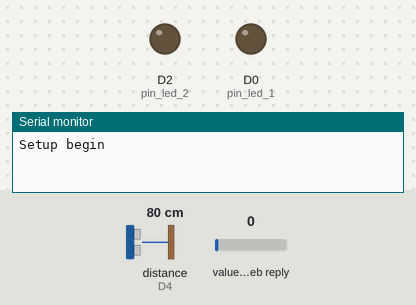
Bench run of a sketch on a simulated ESP8266 (NodeMCU). Parts: output pins drawn as LEDs (lit = HIGH), the last lines printed to the serial monitor. Inputs (shaded band) come from the test bench; at power-on: distance to the obstacle (sensor on D4) 80 cm, value in the web reply 0. The echo pulse lasts 58.3 µs per cm; WiFi joins after 1.5 s; servers stay silent unless stated; web services answer with replies made up by the test bench; pins used as bus, display or sensor lines are not drawn.

Above: at 0.1 s.
At 12.6 s:
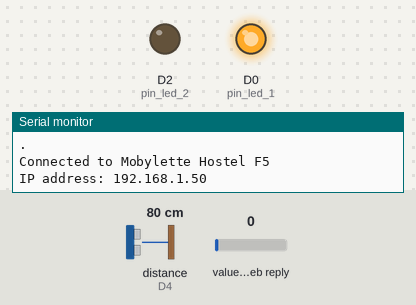
At 13.2 s:
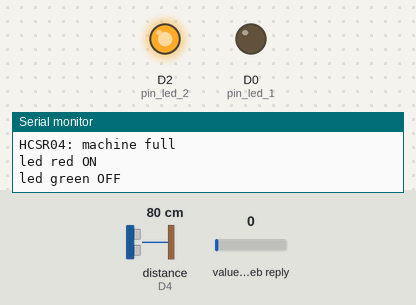
Timing chart, 0 to 14.7 s (numbered marks = the images above):
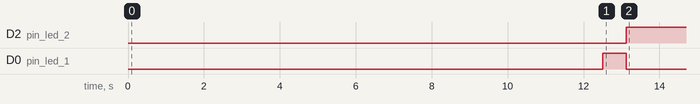

Measured:
- by itself, D2 (pin_led_2): LOW → HIGH at 13.1 s
- by itself, D0 (pin_led_1): HIGH → LOW at 13.1 s

The sketch:

final.ino
```cpp
#include <ThingSpeak.h>
#include <ESP8266WiFi.h>
#include <AccelStepper.h>

// Network parameters
//const char* ssid     = "openlab1";
//const char* password = "phonglab1";
const char* ssid     = "Mobylette Hostel F5";
const char* password = "190mobylette190";

WiFiClient client;

// ThingSpeak information
char TSAddress[] = "api.thingspeak.com";
unsigned long channelID = 508003;
char* readAPIKey = "90C6G3IZQ5SPNPGJ";
char* writeAPIKey = "5CX2PMYHFI0BKZ6U";
unsigned int fieldMachineState = 1;
unsigned int fieldButtonPushed = 2;
unsigned int fieldCycleState = 3;
unsigned int fieldTrapClosed = 4;
unsigned int fieldRemainingTime = 5;

// Distance sensor HC-SR04 parameters
#define pin_trigger D3
#define pin_echo D4
long duration;
int distance;

// Leds parameters
#define pin_led_1 D0         // green
#define pin_led_2 D2         // red

// Button parameter
#define pin_button D1

// Step motor parameters
int motorPin1 = D5;
int motorPin2 = D6;
int motorPin3 = D7;
int motorPin4 = D8;
#define HALFSTEP 8
AccelStepper stepper1(HALFSTEP, motorPin1, motorPin3, motorPin2, motorPin4);

// Constants
/* Reminder about how cycleState work
 *  0 when the machine is full but the user have not choose the cycle time for the moment,
 *  1 when a cycle is in progress (the user ask to start a cycle),
 *  2 when the cycle is finished but the user has not yet opened the machine since the end of the cycle
 *  3 when the machine is not full and the user didn’t ask to start a cycle.
 */
float MachineState;
float TrapClosed;
float CycleState;
float ButtonPushed;
float RemainingTime;

void setup() {
  // initializing serial port with 115200 bauds (to send debug messages to the IDE)
  Serial.begin(115200);
  Serial.println("Setup begin");
  delay(10000);
  connectWifi();

  // initializing the leds
  pinMode(pin_led_1, OUTPUT);
  digitalWrite(pin_led_1, HIGH);
  pinMode(pin_led_2, OUTPUT);
  digitalWrite(pin_led_2, LOW);

  // initializing the pushing button
  pinMode(pin_button,INPUT_PULLUP);
  digitalWrite(pin_button,HIGH);

  // initializing HC SR04
  pinMode(pin_trigger, OUTPUT);
  digitalWrite(pin_trigger, LOW);
  pinMode(pin_echo, INPUT);

  // initializing the stepper
  stepper1.setMaxSpeed(1000.0);
  stepper1.setAcceleration(100.0);
  stepper1.setSpeed(200);
  stepper1.moveTo(13000);

  firstInit();
  Serial.println("End of setup");
}

void loop() {
  /*
   *    IF the machine was not full
   *      green led ON only
   *      IF the machine is now full
   *        publish 1 on TS field MachineState
   *        publish 0 on TS field CycleState
   *        red led ON only
   *    IF cycleState == 1
   *      close the trap
   *      publish 1 on TS field TrapClosed
   *      while Remaining Time > 0
   *        wait
   *      publish 2 on TS field CycleState
   *      when the user push the button
   *      or ask to open the trap with the application
   *        open the trap
   *        publish 0 on TS field TrapClosed
   *        wait for a push of 3s on the button
   *          publish 0 on TS field MachineState
   *          publish 3 on TS field CycleState
   *          green led ON only
   *          restart a the begining of the program
   */
  if (MachineState == 0)  {
    digitalWrite(pin_led_1, HIGH);
    digitalWrite(pin_led_2, LOW);

    int cpt_hcsr = 0;
    if(resultHCSR()!=5) {
      cpt_hcsr++;
      while(resultHCSR()!=5) {
        cpt_hcsr++;
        Serial.println("cpt hcsr04 value : " + String(cpt_hcsr));
        if (cpt_hcsr > 3){
          Serial.println("HCSR04: machine full");
          digitalWrite(pin_led_1, LOW);
          digitalWrite(pin_led_2, HIGH);
          Serial.println("led red ON");
          Serial.println("led green OFF");
          delay(500);
          MachineState = 1.0;
          CycleState = 0.0;
          writeTSData2(channelID, fieldMachineState, 1.0, fieldCycleState, 0.0);
          break;
        }
      }
    }
  }

  CycleState = readTSData(channelID, fieldCycleState);
  if (CycleState==1){
    digitalWrite(pin_led_1, LOW);
    digitalWrite(pin_led_2, HIGH);
    Serial.println("led red ON");
    Serial.println("led green OFF");
    // actionning the motor to close the trap
    stepper1.setMaxSpeed(1000.0);
    stepper1.setAcceleration(100.0);
    stepper1.setSpeed(200);
    stepper1.moveTo(12000);
    Serial.println("...");
    closeTrap();
    while (readTSData(channelID, fieldRemainingTime) == 0) {
      delay(1000);
    }
    RemainingTime = readTSData(channelID, fieldRemainingTime);
    while (RemainingTime > 0) {
      Serial.println("Waiting to the end of the cycle: " + String(RemainingTime));
      delay(10000);
      RemainingTime = readTSData(channelID, fieldRemainingTime);
    }
    delay(1000);
    CycleState=2.0;
    writeTSData(channelID, fieldCycleState, CycleState);
    while(1)  {
      Serial.println("waiting for the order to open the trap");
      if (readTSData(channelID, fieldButtonPushed) == 1)  {
        Serial.println("  ask from the application");
        stepper1.setMaxSpeed(1000.0);
        stepper1.setAcceleration(100.0);
        stepper1.setSpeed(200);
        stepper1.moveTo(-10000);
        openTrap();
        break;
      }
      if (!digitalRead(pin_button)) {
        Serial.println("  ask with the button");
        stepper1.setMaxSpeed(1000.0);
        stepper1.setAcceleration(100.0);
        stepper1.setSpeed(200);
        stepper1.moveTo(-9000);
        openTrap();
        break;
      }
    }

    int cpt = 0;
    while(1)  {
      if (!digitalRead(pin_button)) {
        delay(1000);
        cpt++;
      }
      else {
        delay(500);
        cpt = 0;
      }
      Serial.println("cpt button value : " + String(cpt));
      if (cpt >= 3){
        Serial.println("button pushed durring 3s");
        MachineState = 0.0;
        CycleState = 3.0;
        writeTSData2(channelID, fieldMachineState, MachineState, fieldCycleState, CycleState);
        digitalWrite(pin_led_1, HIGH);
        digitalWrite(pin_led_2, LOW);
        break;
      }
    }
  }
}

/* FUNCTION to connect to the Wifi network */
int connectWifi() {
  Serial.println("Beginning of connectWifi()");
  while (WiFi.status() != WL_CONNECTED) {
      WiFi.begin(ssid, password);
      delay(2500);
      Serial.print(".");
  }
  Serial.print("\nConnected to ");
  Serial.println(ssid);
  Serial.print("IP address: ");
  Serial.println(WiFi.localIP());

  ThingSpeak.begin(client);
}

/* FUNCTION to read data from thingSpeak */
float readTSData (long TSChannel, unsigned int TSField) {
  float data = ThingSpeak.readFloatField (TSChannel, TSField, readAPIKey);
  Serial.println("Data read from field " + fieldName(TSField) + " (" + TSField + ") = " + data);
  if (!(data>=0)) {
    data = 0;
  }
  return data;
}

/* FUNCTION to write a single data to ThingSpeak */
int writeTSData (long TSChannel, unsigned int TSField, float data)  {
  int WriteSuccess = ThingSpeak.writeField(TSChannel, TSField, data, writeAPIKey);
  if (WriteSuccess)  {
    Serial.println(String(data) + " written to field " + fieldName(TSField));
  }
  else  {
    Serial.println("Can't write data " + String(data) + " to field " + fieldName(TSField));
  }
  return WriteSuccess;
}

/* FUNCTION to write 2 datas to differents fields on ThingSpeak */
int writeTSData2 (long TSChannel, unsigned int TSField1, float data1, unsigned int TSField2, float data2) {
  ThingSpeak.setField(TSField1, data1);
  ThingSpeak.setField(TSField2, data2);
  int WriteSuccess = ThingSpeak.writeFields(TSChannel, writeAPIKey);
  if (WriteSuccess)  {
    Serial.println(String(data1) + " written to field " + fieldName(TSField1));
    Serial.println(String(data2) + " written to field " + fieldName(TSField2));
  }
  else  {
    Serial.println("Can't write data " + String(data1) + " to field " + fieldName(TSField1));
    Serial.println("and " + String(data2) + " to field " + fieldName(TSField2));
  }
  return WriteSuccess;
}

/* FUNCTION to write 3 datas to differents fields on ThingSpeak */
int writeTSData3 (long TSChannel, unsigned int TSField1, float data1, unsigned int TSField2, float data2, unsigned int TSField3, float data3) {
  ThingSpeak.setField(TSField1, data1);
  ThingSpeak.setField(TSField2, data2);
  ThingSpeak.setField(TSField3, data3);
  int WriteSuccess = ThingSpeak.writeFields(TSChannel, writeAPIKey);
  if (WriteSuccess)  {
    Serial.println(String(data1) + " written to field " + fieldName(TSField1));
    Serial.println(String(data2) + " written to field " + fieldName(TSField2));
    Serial.println(String(data3) + " written to field " + fieldName(TSField3));
  }
  else  {
    Serial.println("Can't write data " + String(data1) + " to field " + fieldName(TSField1));
    Serial.println("and " + String(data2) + " to field " + fieldName(TSField2));
    Serial.println("and " + String(data3) + " to field " + fieldName(TSField3));
  }
  return WriteSuccess;
}

/* FUNCTION only to print more easily on the serial monitor */
String fieldName(int fieldNumber) {
  String fieldName;
  switch(fieldNumber) {
    case 1:
      fieldName = "MachineState";
      break;
    case 2:
      fieldName = "ButtonPushed";
      break;
    case 3:
      fieldName = "CycleState";
      break;
    case 4:
      fieldName = "TrapClosed";
      break;
    case 5:
      fieldName = "RemainingTime";
      break;
  }
  return fieldName;
}

/* FUNCTION to initialize the values on ThingSpeak at the begining */
void firstInit() {
  MachineState = 0;
  CycleState = 3;
  TrapClosed = 0;
  ButtonPushed = 0;
  RemainingTime = 0;
  writeTSData3 (channelID, fieldMachineState, MachineState, fieldCycleState, CycleState, fieldTrapClosed, TrapClosed);
  writeTSData2 (channelID, fieldButtonPushed, ButtonPushed, fieldRemainingTime, RemainingTime);
}

/* FUNCTION to read the value on the HCSR04 */
float resultHCSR(){
  // Clears the pin_trigger
  digitalWrite(pin_trigger, LOW);
  delayMicroseconds(2);
  // Sets the pin_trigger on HIGH state for 100 micro seconds
  digitalWrite(pin_trigger, HIGH);
  delayMicroseconds(100);
  digitalWrite(pin_trigger, LOW);
  // Reads the pin_echo, returns the sound wave travel time in microseconds
  duration = pulseIn(pin_echo, HIGH, 50000);
  // Calculating the distance
  distance= duration*0.034/2;
  // Prints the distance on the Serial Monitor
  Serial.print("Distance: ");
  Serial.println(distance);
  return distance;
}

/* FUNCTION to close the hatch */
void closeTrap() {
  stepper1.run();
  while(stepper1.distanceToGo() >0) {
    stepper1.run();
    yield();
  }
  Serial.println("Hatch closed");
  TrapClosed=1;
  writeTSData(channelID, fieldTrapClosed, TrapClosed);
}

/* FUNCTION to open the hatch */
void openTrap() {
  stepper1.run();
  while(stepper1.distanceToGo() <0) {
    stepper1.run();
    yield();
  }
  Serial.println("Hatch open");
  TrapClosed=0;
  writeTSData(channelID, fieldTrapClosed, TrapClosed);
}
```
